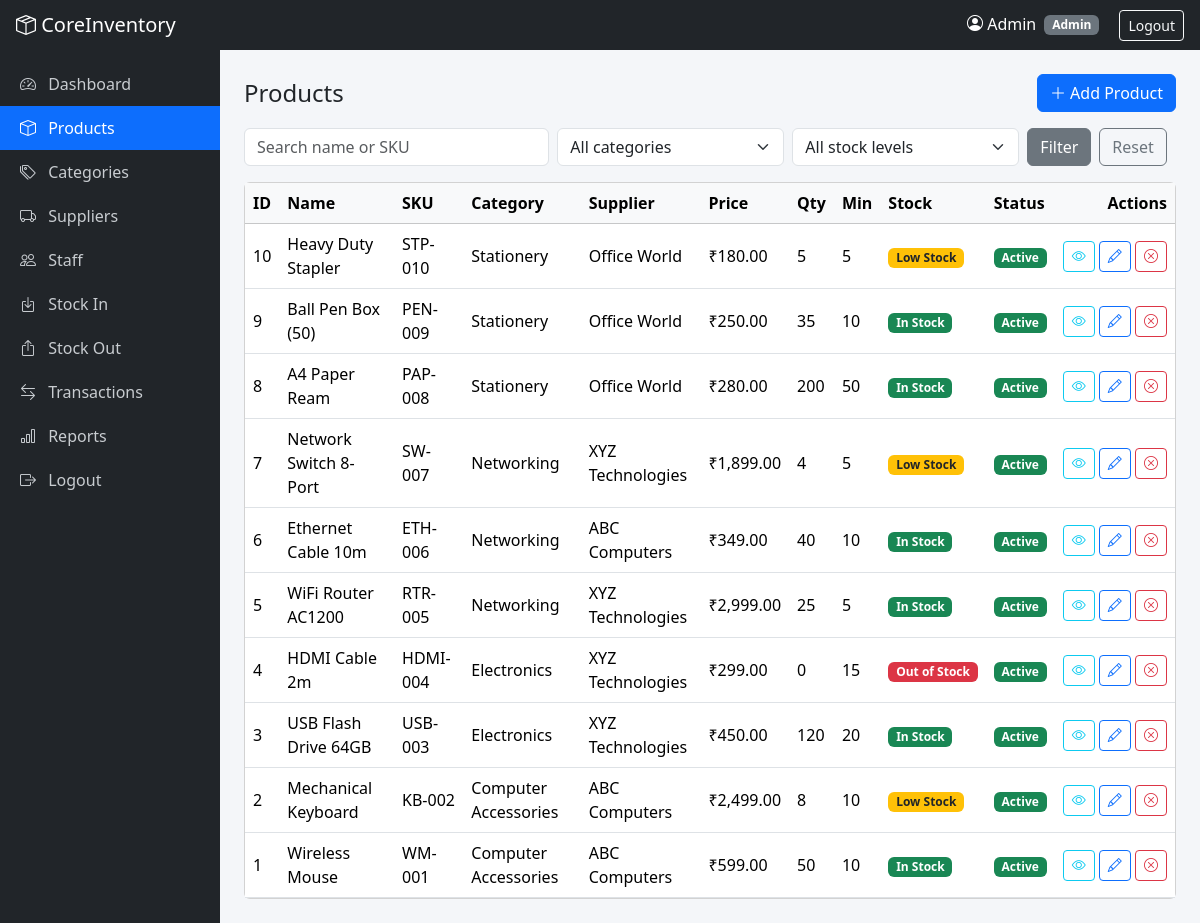
The page /products.php (signed in) on the database its author committed.
### tables this page shows
CREATE TABLE products (
  id INT AUTO_INCREMENT PRIMARY KEY,
  name VARCHAR(150) NOT NULL,
  sku VARCHAR(50) NOT NULL UNIQUE,
  category_id INT NOT NULL,
  supplier_id INT NOT NULL,
  price DECIMAL(10,2) NOT NULL,
  quantity INT NOT NULL DEFAULT 0,
  minimum_stock INT NOT NULL DEFAULT 5,
  description TEXT,
  status ENUM('active','inactive') NOT NULL DEFAULT 'active',
  created_at TIMESTAMP DEFAULT CURRENT_TIMESTAMP,
  updated_at TIMESTAMP DEFAULT CURRENT_TIMESTAMP ON UPDATE CURRENT_TIMESTAMP,
  FOREIGN KEY (category_id) REFERENCES categories(id),
  FOREIGN KEY (supplier_id) REFERENCES suppliers(id),
  CHECK (quantity >= 0)
);

CREATE TABLE categories (
  id INT AUTO_INCREMENT PRIMARY KEY,
  name VARCHAR(100) NOT NULL UNIQUE,
  description TEXT,
  status ENUM('active','inactive') NOT NULL DEFAULT 'active',
  created_at TIMESTAMP DEFAULT CURRENT_TIMESTAMP
);

CREATE TABLE suppliers (
  id INT AUTO_INCREMENT PRIMARY KEY,
  name VARCHAR(100) NOT NULL UNIQUE,
  contact_person VARCHAR(100),
  phone VARCHAR(20),
  email VARCHAR(120),
  address TEXT,
  status ENUM('active','inactive') NOT NULL DEFAULT 'active',
  created_at TIMESTAMP DEFAULT CURRENT_TIMESTAMP
);

### products.php (the view, shortened to what this page needs)
<?php
require 'includes/db.php';
require 'includes/auth.php';
$admin = is_admin();
$q  = trim($_GET['q'] ?? '');
$where = []; $params = [];
$sql = "SELECT p.*, c.name AS category_name, s.name AS supplier_name
        FROM products p
        JOIN categories c ON c.id = p.category_id
        JOIN suppliers s ON s.id = p.supplier_id"
     . ($where ? ' WHERE ' . implode(' AND ', $where) : '') . " ORDER BY p.id DESC";
$st = $pdo->prepare($sql);
$st->execute($params);
$products = $st->fetchAll();
require 'includes/header.php';
?>
<div class="d-flex justify-content-between align-items-center mb-3">
  <h4 class="mb-0">Products</h4>
  <?php if ($admin): ?>
    <button class="btn btn-primary" data-add data-title="Add Product" data-bs-toggle="modal" data-bs-target="#productModal">
      <i class="bi bi-plus-lg"></i> Add Product</button>
  <?php endif; ?>
</div>
<form class="row g-2 mb-3" method="get">
  <div class="col-md-4"><input type="text" name="q" class="form-control" placeholder="Search name or SKU" value="<?= e($q) ?>"></div>
  <div class="col-md-3"><select name="category" class="form-select">
    <option value="0">All categories</option>
  </select></div>
  <div class="col-md-3"><select name="stock" class="form-select">
    <option value="">All stock levels</option>
  </select></div>
  <div class="col-md-2 d-flex gap-2"><button class="btn btn-secondary">Filter</button><a href="products.php" class="btn btn-outline-secondary">Reset</a></div>
</form>
<div class="card"><div class="table-responsive">
<table class="table table-hover align-middle mb-0">
  <thead class="table-light"><tr>
    <th>ID</th><th>Name</th><th>SKU</th><th>Category</th><th>Supplier</th><th>Price</th><th>Qty</th><th>Min</th><th>Stock</th>
    <?php if ($admin): ?><th>Status</th><?php endif; ?><th class="text-end">Actions</th></tr></thead>
  <tbody>
  <?php foreach ($products as $p):
      $p['stock_label'] = stock_label((int)$p['quantity'], (int)$p['minimum_stock']);
      $json = e(json_encode($p)); ?>
    <tr>
      <td><?= $p['id'] ?></td><td><?= e($p['name']) ?></td><td><?= e($p['sku']) ?></td>
      <td><?= e($p['category_name']) ?></td><td><?= e($p['supplier_name']) ?></td>
      <td>₹<?= number_format($p['price'], 2) ?></td><td><?= (int)$p['quantity'] ?></td><td><?= (int)$p['minimum_stock'] ?></td>
      <td><?= stock_badge((int)$p['quantity'], (int)$p['minimum_stock']) ?></td>
      <?php if ($admin): ?><td><?= status_badge($p['status']) ?></td><?php endif; ?>
      <td class="text-end text-nowrap">
        <button class="btn btn-sm btn-outline-info" data-view="<?= $json ?>" data-bs-toggle="modal" data-bs-target="#viewModal"><i class="bi bi-eye"></i></button>
        <?php if ($admin): ?>
          <button class="btn btn-sm btn-outline-primary" data-edit="<?= $json ?>" data-title="Edit Product" data-bs-toggle="modal" data-bs-target="#productModal"><i class="bi bi-pencil"></i></button>
          <form method="post" class="d-inline" data-confirm="Change the status of this product?">
            <button class="btn btn-sm btn-outline-<?= $p['status'] === 'active' ? 'danger' : 'success' ?>">
              <i class="bi <?= $p['status'] === 'active' ? 'bi-x-circle' : 'bi-check-circle' ?>"></i></button>
          </form>
        <?php endif; ?>
      </td>
    </tr>
  <?php endforeach; ?>
  </tbody>
</table></div></div>
<?php require 'includes/footer.php'; ?>

### includes/auth.php (shortened to what this page needs)
<?php
function e($value): string { return htmlspecialchars((string)$value, ENT_QUOTES, 'UTF-8'); }
function is_admin(): bool { return ($_SESSION['role'] ?? '') === 'admin'; }
function stock_label(int $qty, int $min): string {
    if ($qty === 0) return 'Out of Stock';
    if ($qty <= $min) return 'Low Stock';
    return 'In Stock';
}
function stock_badge(int $qty, int $min): string {
    $label = stock_label($qty, $min);
    $class = ['Out of Stock' => 'bg-danger', 'Low Stock' => 'bg-warning text-dark', 'In Stock' => 'bg-success'][$label];
    return '<span class="badge ' . $class . '">' . $label . '</span>';
}
function status_badge(string $status): string {
    return $status === 'active' ? '<span class="badge bg-success">Active</span>'
                                : '<span class="badge bg-secondary">Inactive</span>';
}

### assets/css/style.css (style rules this page uses)
body { background: #f4f6f9; }

### rows shown on the page
products: id "10", name "Heavy Duty Stapler", sku "STP-010", category.name "Stationery", supplier.name "Office World", price "180.00", quantity "5", minimum_stock "5", label "Low Stock", status "Active"
products: id "9", name "Ball Pen Box (50)", sku "PEN-009", category.name "Stationery", supplier.name "Office World", price "250.00", quantity "35", minimum_stock "10", label "In Stock", status "Active"
products: id "8", name "A4 Paper Ream", sku "PAP-008", category.name "Stationery", supplier.name "Office World", price "280.00", quantity "200", minimum_stock "50", label "In Stock", status "Active"
products: id "7", name "Network Switch 8-Port", sku "SW-007", category.name "Networking", supplier.name "XYZ Technologies", price "1,899.00", quantity "4", minimum_stock "5", label "Low Stock", status "Active"
products: id "6", name "Ethernet Cable 10m", sku "ETH-006", category.name "Networking", supplier.name "ABC Computers", price "349.00", quantity "40", minimum_stock "10", label "In Stock", status "Active"
products: id "5", name "WiFi Router AC1200", sku "RTR-005", category.name "Networking", supplier.name "XYZ Technologies", price "2,999.00", quantity "25", minimum_stock "5", label "In Stock", status "Active"
products: id "4", name "HDMI Cable 2m", sku "HDMI-004", category.name "Electronics", supplier.name "XYZ Technologies", price "299.00", quantity "0", minimum_stock "15", label "Out of Stock", status "Active"
products: id "3", name "USB Flash Drive 64GB", sku "USB-003", category.name "Electronics", supplier.name "XYZ Technologies", price "450.00", quantity "120", minimum_stock "20", label "In Stock", status "Active"
products: id "2", name "Mechanical Keyboard", sku "KB-002", category.name "Computer Accessories", supplier.name "ABC Computers", price "2,499.00", quantity "8", minimum_stock "10", label "Low Stock", status "Active"
products: id "1", name "Wireless Mouse", sku "WM-001", category.name "Computer Accessories", supplier.name "ABC Computers", price "599.00", quantity "50", minimum_stock "10", label "In Stock", status "Active"

### other values the page prints
$_SESSION['name'] "Admin"
$_SESSION['role'] "Admin"
$label "Dashboard"
$label "Products"
$label "Categories"
$label "Suppliers"
$label "Staff"
$label "Stock In"
$label "Stock Out"
$label "Transactions"
$label "Reports"
